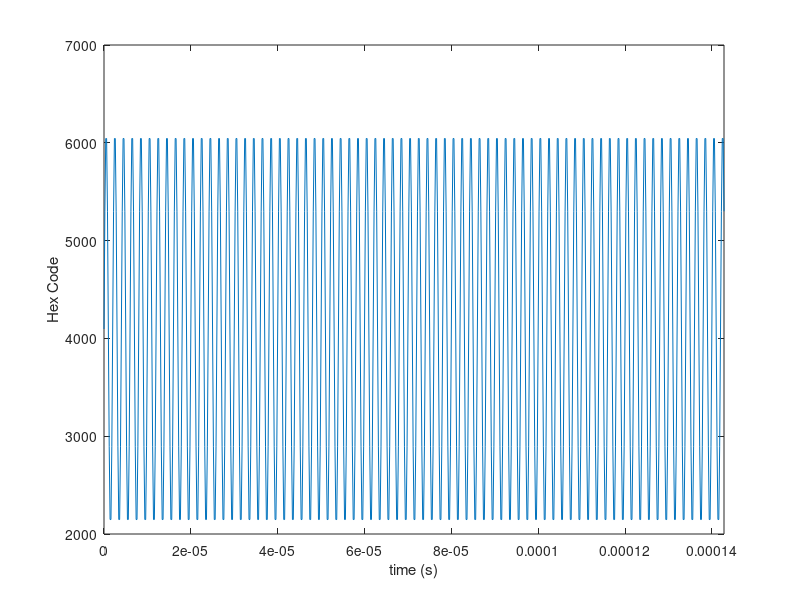

Recreate this plot in MATLAB. (Note: this script raises an error after producing the figure.)
%% Script to Read Vivado Simulation Results
% Ian Del%% Script to Read Vivado Simulation Results
% Ian Delgadillo Bonequi
clear all;
close all;
clc;

%% Create Input Data Array for Vivado (.dat file)

Fs = 5e6;            % Sampling frequency                    
T = 1/Fs;             % Sampling period       
fsig = 10000;        % frequency of test sinewave
L = round(((1/fsig)/T))*5; %Length of Signal
%t = (0:L-1)*T;        % Time vector
t = (0:714)*T;        % Time vector

% Amplitude = 1; %amplitude in Volts
% Offset = 2; %offset in Volts

%j = ((Amplitude*sin(2*pi*fsig*t)+Offset)/4.096)*2^15;
j = (2048)*sin(2*pi*500000*t)+4096;
%j = 2^15*(t>1e-5);

input = int16(j);

figure(1);
plot(t, input);
xlabel('time (s)');
ylabel('Hex Code');
xlim([0 t(length(t))]);

fileID = fopen('..\..\fpga_XEM7310\fpga_XEM7310.sim\sim_1\behav\xsim\filter_in.dat','w');
%fprintf(fileID, '%s\r\n', '// Input data for filter_in');
for i = (1:length(input))
    %fprintf(fileID,'%s%d%s%s\r\n', 'filter_in[', i, '] <= 16h''', dec2hex(input(i)));
    fprintf(fileID,'%s\r\n', dec2hex(input(i)));
end
fclose(fileID);

%% Read simulate.log

fileID = fopen('..\..\fpga_XEM7310\fpga_XEM7310.sim\sim_1\behav\xsim\simulate.log','r');
header1 = fgets(fileID); %skip two lines
header2 = fgets(fileID);
header3 = fgets(fileID); %skip 3rd line for 'block memory generator' warning

formatSpec = '%d'; %read data
sizeA = [Inf];
A = fscanf(fileID, formatSpec, sizeA);
fclose(fileID);

%% Raw Vivado Simulation Results

Fs = 5e6;            % Sampling frequency                    
T = 1/Fs;             % Sampling period
t1 = (0:length(A)-1)*T;        % Time vector

figure(2);
plot(t1, A, '-*');
grid on;
title('Vivado Simulation Results');
xlabel('Time (s)');
ylabel('Hex Code');
xlim([0 t1(length(t1))]);
ylim([8000 10000]);
saveas(figure(2), 'VivadoSimResults.png');

% vivadoGain = (max(A(20:end-1)-min(A(20:end-1))))/(max(j)-min(j))

%% Overlaying Normalized Input and Normalized Output
A_normalized = (A-8191)/8192; %normalize and cancel offset of output
in_normalized = j/32768;
in_normalized = in_normalized/max(in_normalized);
A_normalized = A_normalized/max(in_normalized);

figure(3);
plot(t1, A_normalized);
grid on;
title('Normalized Input and Output');
xlabel('Time (s)');
ylabel('Hex Code');
xlim([0 t1(length(t1))]);
ylim([min(in_normalized) max(in_normalized)]);
hold on;
plot(t, in_normalized);

%% Reading Python Output
figure(4);
y = hdf5read('test500kHz.h5','/adc');
plot(t1, y(1:length(t1),5));
%plot(y(:,5));

hold on;
plot(t1, A, '-*');
%plot(y(:,3));
grid on;
xlabel('Time (s)');
ylabel('Hex Code');

%% Bode Plot
amplitude = [];
freq = [];
gain = [];

y = hdf5read('test100Hz.h5','/adc');
amplitude = [amplitude, (max(y(:,5)) - min(y(:,5)))/2];
gain = [gain, (max(y(:,5)) - min(y(:,5)))/(max(y(:,3)) - min(y(:,3)))];
freq = [freq, 100];

y = hdf5read('test1kHz.h5','/adc');
amplitude = [amplitude, (max(y(:,5)) - min(y(:,5)))/2];
gain = [gain, (max(y(:,5)) - min(y(:,5)))/(max(y(:,3)) - min(y(:,3)))];
freq = [freq, 1e3];

y = hdf5read('test10kHz.h5','/adc');
amplitude = [amplitude, (max(y(:,5)) - min(y(:,5)))/2];
gain = [gain, (max(y(:,5)) - min(y(:,5)))/(max(y(:,3)) - min(y(:,3)))];
freq = [freq, 10e3];

y = hdf5read('test100kHz.h5','/adc');
amplitude = [amplitude, (max(y(:,5)) - min(y(:,5)))/2];
gain = [gain, (max(y(:,5)) - min(y(:,5)))/(max(y(:,3)) - min(y(:,3)))];
freq = [freq, 100e3];

y = hdf5read('test200kHz.h5','/adc');
amplitude = [amplitude, (max(y(:,5)) - min(y(:,5)))/2];
gain = [gain, (max(y(:,5)) - min(y(:,5)))/(max(y(:,3)) - min(y(:,3)))];
freq = [freq, 200e3];

y = hdf5read('test300kHz.h5','/adc');
amplitude = [amplitude, (max(y(:,5)) - min(y(:,5)))/2];
gain = [gain, (max(y(:,5)) - min(y(:,5)))/(max(y(:,3)) - min(y(:,3)))];
freq = [freq, 300e3];

y = hdf5read('test400kHz.h5','/adc');
amplitude = [amplitude, (max(y(:,5)) - min(y(:,5)))/2];
gain = [gain, (max(y(:,5)) - min(y(:,5)))/(max(y(:,3)) - min(y(:,3)))];
freq = [freq, 400e3];

y = hdf5read('test500kHz.h5','/adc');
amplitude = [amplitude, (max(y(:,5)) - min(y(:,5)))/2];
gain = [gain, (max(y(:,5)) - min(y(:,5)))/(max(y(:,3)) - min(y(:,3)))];
freq = [freq, 500e3];

y = hdf5read('test600kHz.h5','/adc');
amplitude = [amplitude, (max(y(:,5)) - min(y(:,5)))/2];
gain = [gain, (max(y(:,5)) - min(y(:,5)))/(max(y(:,3)) - min(y(:,3)))];
freq = [freq, 600e3];

y = hdf5read('test700kHz.h5','/adc');
amplitude = [amplitude, (max(y(:,5)) - min(y(:,5)))/2];
gain = [gain, (max(y(:,5)) - min(y(:,5)))/(max(y(:,3)) - min(y(:,3)))];
freq = [freq, 700e3];

y = hdf5read('test800kHz.h5','/adc');
amplitude = [amplitude, (max(y(:,5)) - min(y(:,5)))/2];
gain = [gain, (max(y(:,5)) - min(y(:,5)))/(max(y(:,3)) - min(y(:,3)))];
freq = [freq, 800e3];

y = hdf5read('test900kHz.h5','/adc');
amplitude = [amplitude, (max(y(:,5)) - min(y(:,5)))/2];
gain = [gain, (max(y(:,5)) - min(y(:,5)))/(max(y(:,3)) - min(y(:,3)))];
freq = [freq, 900e3];

y = hdf5read('test1MHz.h5','/adc');
amplitude = [amplitude, (max(y(:,5)) - min(y(:,5)))/2];
gain = [gain, (max(y(:,5)) - min(y(:,5)))/(max(y(:,3)) - min(y(:,3)))];
freq = [freq, 1000e3];

figure(5);
semilogx(freq, 20*log(gain/max(gain)), 'LineWidth', 2);
hold on;
grid on;
ylim([-80 10]);
yticks(-80:4:10);
title('Bode Plot');
xlabel('Frequency - Hz');
ylabel('Magnitude - dB');
saveas(figure(5), '4thOrderButterWorthBode.png');
%%
% figure(6);
% semilogx([10e3 100e3 200e3 300e3 400e3 500e3 600e3 700e3 800e3 800e3 1000e3], 20*log(g/max(g)), 'LineWidth', 2);
% hold on;
% grid on;
% ylim([-80 10]);
% yticks(-80:4:10);
% title('Bode Plot');
% xlabel('Frequency - Hz');
% ylabel('Magnitude - dB');
% saveas(figure(6), '4thOrderButterWorthBodeVivado.png');
